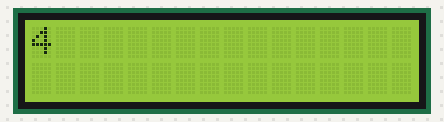
A sketch run on a simulated Arduino Uno, built with avr-gcc and run on an emulated ATmega328P. Shown: 16×2 character LCD. Random numbers use the default seed unless the sketch sets one.

Above: at 0.22 s.
At 4.9 s:
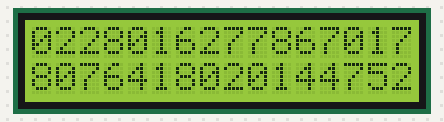
At 10.2 s:
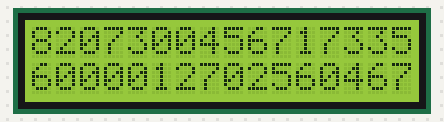
At 19.9 s:
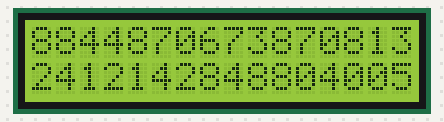
At 29.6 s:
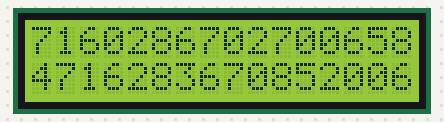
At 39.4 s:
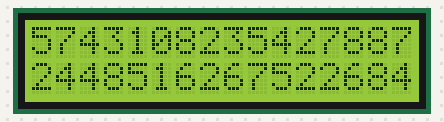

The sketch:

I2C_RandomNum.ino
```cpp
#include <Wire.h>
#include <LiquidCrystal_I2C.h>

LiquidCrystal_I2C lcd = LiquidCrystal_I2C(0x27, 16, 2);

void setup() {
  // Initiate the LCD:
  lcd.init();
  lcd.backlight();
}

void loop() {
  int delaylength = 10;
  for(int i=0; i<16; i++){
    lcd.setCursor(i, 0);
    lcd.print(random(9));
    delay(delaylength);
  }
  for(int i=0; i<16; i++){
    lcd.setCursor(i, 1);
    lcd.print(random(9));
    delay(delaylength);
  }
  delay(500);
}
```

Measured:
- what the display in image 1 shows lasts 0.5 s, from 4.9 s to 5.4 s
